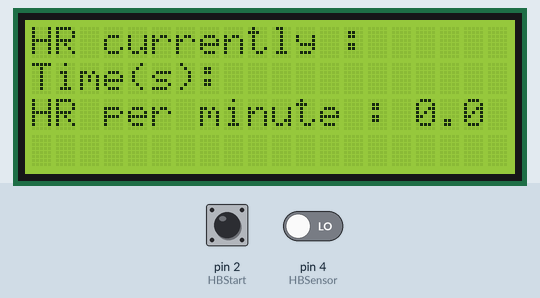
Recording of a sketch running on a simulated Arduino Uno, built with avr-gcc and run on an emulated ATmega328P. Parts: 20×4 character LCD. The test bench sets the inputs (shaded band); at power-on: pin 2 (HBStart) HIGH, pin 4 (HBSensor) LOW.

Above: at 1.2 s.
1.3 s: pin 2 (HBStart) pulled LOW for 0.15 s
At 2.0 s:
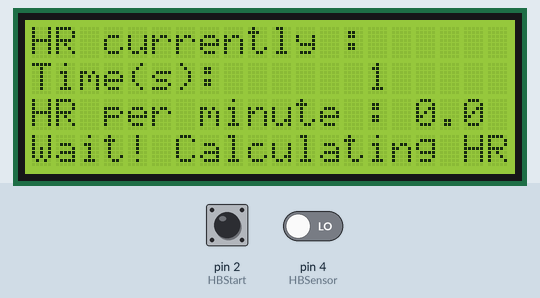
4.4 s: pin 2 (HBStart) pulled LOW for 3.2 s
At 5.5 s:
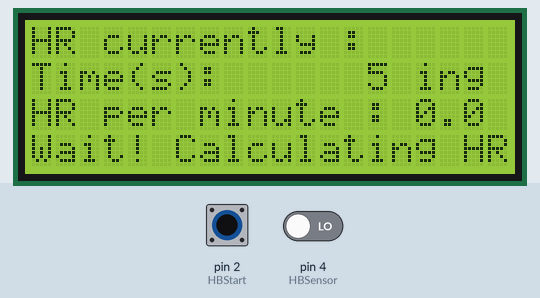
9.1 s: pin 2 (HBStart) pulled LOW for 1 s
At 10.3 s:
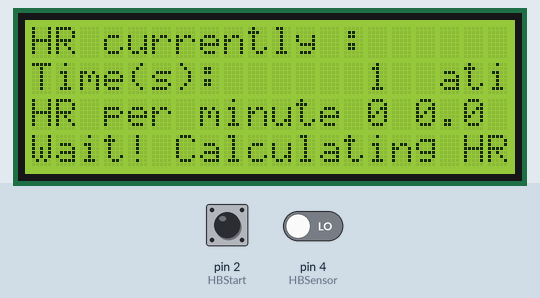
12.7 s: pin 2 (HBStart) pulled LOW for 3.2 s
At 13.5 s:
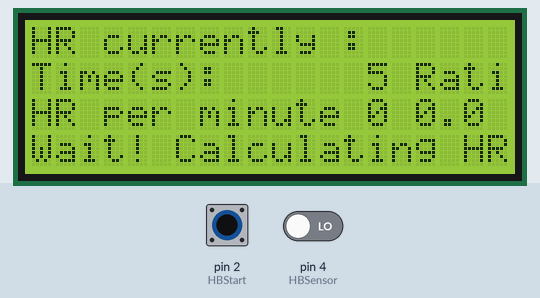
17.5 s: pin 2 (HBStart) pulled LOW for 0.15 s
At 18.3 s:
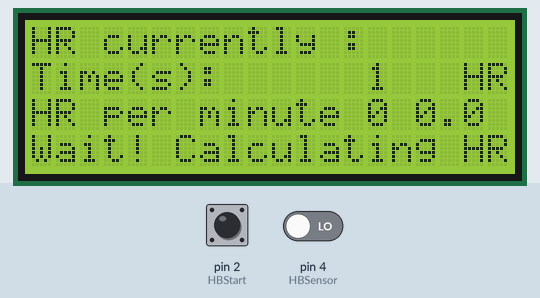
20.6 s: pin 2 (HBStart) pulled LOW for 1 s
At 21.5 s:
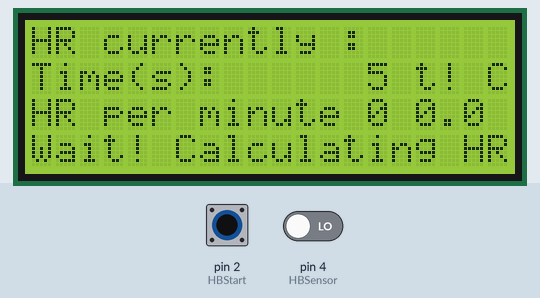
Timing chart, 0 to 23.6 s (numbered marks = the images above; inputs shaded):
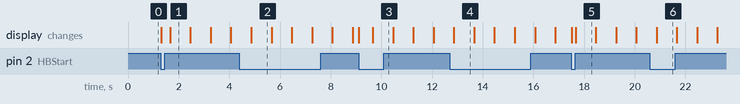

The sketch:

heartRate.ino
```cpp
#include <LiquidCrystal.h>
#include <TimerOne.h>
LiquidCrystal lcd(13, 12, 11, 10, 9, 8);

int HBSensor = 4;
int HBCount = 0;
int HBCheck = 0;
int TimeinSec = 0;
int HBperMin = 0;
int HBStart = 2;
int HBStartCheck = 0;

void setup() {

  //LCD is initialized with the number of columns and rows (20x4).
  lcd.begin(20, 4);
  //sensor and button pins are configured as input pins.
  pinMode(HBSensor, INPUT);
  pinMode(HBStart, INPUT_PULLUP);
  // timer is initialized using TimerOne library to generate an interrupt every 0.8 seconds
  Timer1.initialize(800000);
  Timer1.attachInterrupt( timerIsr );
  lcd.clear();
  lcd.setCursor(0,0);
  lcd.print("HR currently : ");
  lcd.setCursor(0,1);
  lcd.print("Time(s): ");
  lcd.setCursor(0,2);
  lcd.print("HR per minute : 0.0");
}

void loop() {
  //It checks if a button (connected to HBStart) is pressed. If the button is pressed, it sets HBStartCheck to 1, indicating that heartbeats should be counted.
  if(digitalRead(HBStart) == LOW){
    lcd.setCursor(0,3);
    lcd.print("Wait! Calculating HR");
    HBStartCheck = 1;
  }
  if(HBStartCheck == 1)
  {
    //If HBStartCheck is 1 (indicating that heartbeat counting is active), the code monitors the heart rate sensor.
      if((digitalRead(HBSensor) == HIGH) && (HBCheck == 0))
      {
        //When a heartbeat is detected, the HBCount is incremented, and the LCD is updated to display the heartbeat count.

        HBCount = HBCount + 1;
        HBCheck = 1;
        lcd.setCursor(14,0);
        lcd.print(HBCount);
        lcd.print(" ");
      }
      if((digitalRead(HBSensor) == LOW) && (HBCheck == 1))
      {
        HBCheck = 0;
      }
        //The code also keeps track of the time in seconds using TimeinSec.
        //If TimeinSec reaches 10 seconds, it calculates the heart rate per minute, displays it on the LCD, and resets the heartbeat count and time.
      if(TimeinSec == 10)
      {
          HBperMin = HBCount * 6;
          HBStartCheck = 0;
          lcd.setCursor(14,2);
          lcd.print(HBperMin);
          lcd.print(" ");
          lcd.setCursor(0,3);
          lcd.print("Press Button again.");
          HBCount = 0;
          TimeinSec = 0;
      }
  }
}


 //The timerIsr function is an interrupt service routine that gets called when the timer expires. It is used to update the time in seconds when HBStartCheck is 1.

void timerIsr()
{
  if(HBStartCheck == 1)
  {
      TimeinSec = TimeinSec + 1;
      lcd.setCursor(14,1);
      lcd.print(TimeinSec);
      lcd.print(" ");
  }
}
```

Measured:
- after the input at 1.3 s, the display: first changes at once (image 1 shows a later state)
- after the input at 4.4 s, the display: first changes after 0.46 s (image 2 shows a later state)
- after the input at 9.1 s, the display: first changes at once (image 3 shows a later state)
- after the input at 12.7 s, the display: changes after 0.16 s (image 4)
- after the input at 17.5 s, the display: first changes at once (image 5 shows a later state)
- after the input at 20.6 s, the display: first changes after 0.27 s (image 6 shows a later state)
- what the display in image 2 shows lasts 0.8 s, from 4.9 s to 5.7 s
